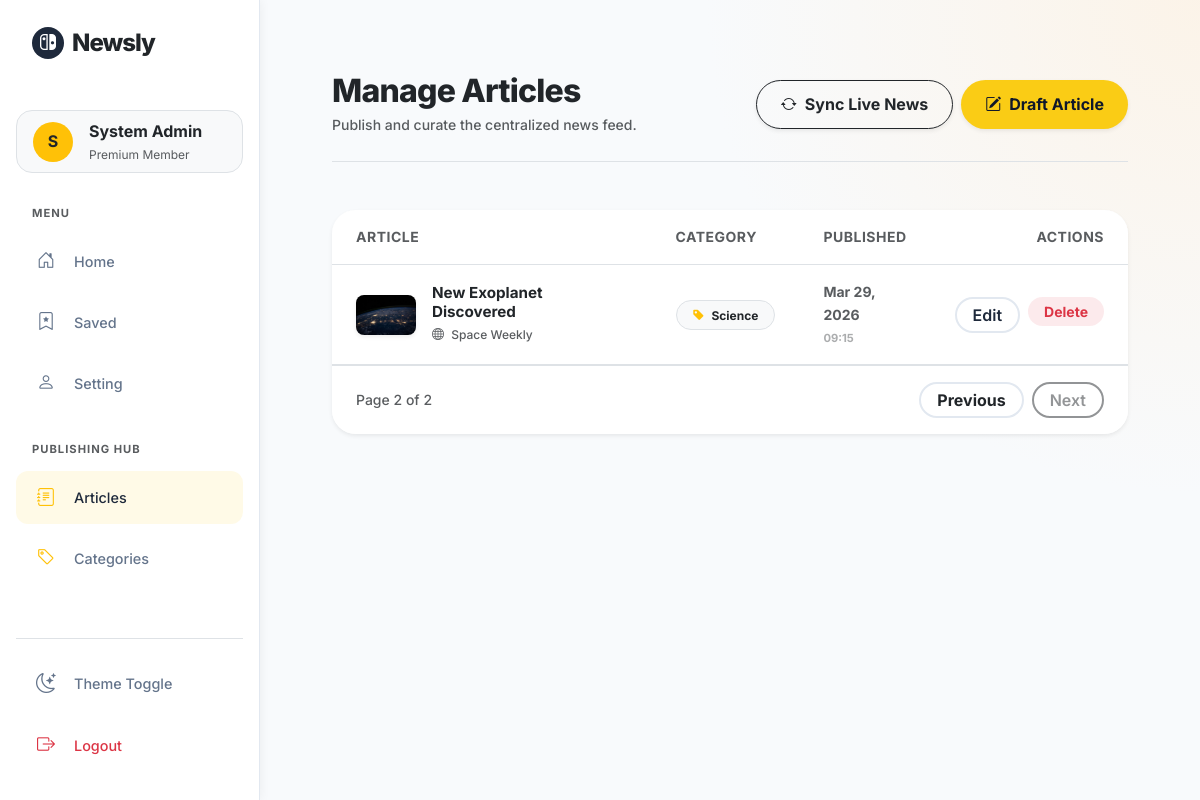
Screenshot of /admin/articles?page=2 (signed in) with the database file from the repository.
### tables this page shows
CREATE TABLE IF NOT EXISTS articles (
    id INT AUTO_INCREMENT PRIMARY KEY,
    title VARCHAR(255) NOT NULL,
    content TEXT NOT NULL,
    image_url VARCHAR(255) NULL,
    source_name VARCHAR(100) NULL,
    source_url VARCHAR(255) NULL,
    published_at DATETIME NOT NULL,
    category_id INT NOT NULL,
    created_at TIMESTAMP DEFAULT CURRENT_TIMESTAMP,
    FOREIGN KEY (category_id) REFERENCES categories(id) ON DELETE CASCADE,
    INDEX idx_articles_category (category_id),
    INDEX idx_articles_published (published_at)
);

CREATE TABLE IF NOT EXISTS categories (
    id INT AUTO_INCREMENT PRIMARY KEY,
    name VARCHAR(100) NOT NULL,
    slug VARCHAR(100) NOT NULL UNIQUE,
    created_at TIMESTAMP DEFAULT CURRENT_TIMESTAMP
);

### controllers/AdminArticleController.php (called while the page is built, shortened)
<?php
class AdminArticleController extends Controller {
    private $articleModel;
    public function __construct() {
        $this->articleModel = new Article();
    }
    public function index() {
        $page = isset($_GET['page']) ? (int)$_GET['page'] : 1;
        $limit = 20;
        $offset = ($page - 1) * $limit;
        $articles = $this->articleModel->getPaginated($limit, $offset);
        $totalArticles = $this->articleModel->countTotal();
        $totalPages = ceil($totalArticles / $limit);
        $success = $_SESSION['admin_success'] ?? '';
        $error = $_SESSION['admin_error'] ?? '';
        $this->render('admin/articles/index', [
            'articles' => $articles,
            'currentPage' => $page,
            'totalPages' => $totalPages,
            'success' => $success,
            'error' => $error
        ]);
    }
}

### index.php (called while the page is built, shortened)
<?php
$router = new Router();
$router->get('/', 'HomeController', 'index');
$router->any('/auth/login', 'AuthController', 'login');
$router->any('/auth/register', 'AuthController', 'register');
$router->get('/auth/logout', 'AuthController', 'logout');
$router->any('/auth/forgot', 'AuthController', 'forgot');
$router->any('/auth/reset/{token}', 'AuthController', 'reset');
$router->get('/auth/verify/{token}', 'AuthController', 'verify');
$router->get('/dashboard', 'DashboardController', 'index');
$router->get('/dashboard/index/{slug}', 'DashboardController', 'index');
$router->get('/article/show/{id}', 'ArticleController', 'show');
$router->get('/bookmark', 'BookmarkController', 'index');
$router->get('/bookmark/index', 'BookmarkController', 'index');
$router->post('/bookmark/toggle', 'BookmarkController', 'toggle');
$router->any('/profile', 'ProfileController', 'index');
$router->get('/admin/articles', 'AdminArticleController', 'index');
$router->any('/admin/articles/create', 'AdminArticleController', 'create');
$router->any('/admin/articles/edit/{id}', 'AdminArticleController', 'edit');
$router->any('/admin/articles/sync', 'AdminSyncController', 'sync');
$router->post('/admin/articles/delete/{id}', 'AdminArticleController', 'delete');
$router->get('/admin/categories', 'AdminCategoryController', 'index');
$router->any('/admin/categories/create', 'AdminCategoryController', 'create');
$router->any('/admin/categories/edit/{id}', 'AdminCategoryController', 'edit');
$router->post('/admin/categories/delete/{id}', 'AdminCategoryController', 'delete');
$router->dispatch($_SERVER['REQUEST_URI'], $_SERVER['REQUEST_METHOD']);

### config/database.php (called while the page is built)
<?php
return [
    'host' => 'localhost',
    'dbname' => 'newsly',
    'username' => 'newsly_user',
    'password' => '12345678',
    'charset' => 'utf8mb4'
];

### core/Database.php (called while the page is built)
<?php
class Database {
    private static $instance = null;
    private $connection;
    private function __construct() {
        $config = require __DIR__ . '/../config/database.php';
        $dsn = "mysql:host={$config['host']};dbname={$config['dbname']};charset={$config['charset']}";
        $options = [
            PDO::ATTR_ERRMODE => PDO::ERRMODE_EXCEPTION,
            PDO::ATTR_DEFAULT_FETCH_MODE => PDO::FETCH_ASSOC,
            PDO::ATTR_EMULATE_PREPARES => false,
        ];
        try {
            $this->connection = new PDO($dsn, $config['username'], $config['password'], $options);
        } catch (PDOException $e) {
            die("Database Connection Error: " . $e->getMessage());
        }
    }
    public static function getInstance() {
        if (self::$instance == null) {
            self::$instance = new Database();
        }
        return self::$instance;
    }
    public function getConnection() {
        return $this->connection;
    }
}

### models/Article.php (called while the page is built, shortened)
<?php
class Article {
    private $db;
    public function __construct() {
        $this->db = Database::getInstance()->getConnection();
    }
    public function getPaginated($limit, $offset, $categoryId = null) {
        $query = "SELECT a.*, c.name as category_name, c.slug as category_slug
                  FROM articles a
                  LEFT JOIN categories c ON a.category_id = c.id";
        $query .= " ORDER BY a.published_at DESC LIMIT :limit OFFSET :offset";
        $stmt = $this->db->prepare($query);
        $stmt->bindParam(':limit', $limit, PDO::PARAM_INT);
        $stmt->bindParam(':offset', $offset, PDO::PARAM_INT);
        $stmt->execute();
        return $stmt->fetchAll();
    }
    public function countTotal($categoryId = null) {
        $query = "SELECT COUNT(id) FROM articles";
        $stmt = $this->db->prepare($query);
        $stmt->execute();
        return $stmt->fetchColumn();
    }
}

### views/admin/articles/index.php (the view, shortened to what this page needs)
<div class="px-4 px-lg-5 py-5">
    <div class="d-flex justify-content-between align-items-center mb-5 border-bottom pb-4">
        <div>
            <h2 class="fw-extrabold text-dark tracking-tight mb-1" style="font-size: 2rem;">Manage Articles</h2>
            <p class="text-muted fw-medium small mb-0">Publish and curate the centralized news feed.</p>
        </div>
        <div class="d-flex gap-2">
            <a href="<?= BASE_URL ?>admin/articles/sync" class="btn btn-outline-dark px-4 fw-bold shadow-sm d-flex align-items-center gap-2 rounded-pill">
                <i class="bi bi-arrow-repeat"></i> Sync Live News
            </a>
            <a href="<?= BASE_URL ?>admin/articles/create" class="btn btn-primary-custom px-4 fw-bold shadow-sm d-flex align-items-center gap-2">
                <i class="bi bi-pencil-square"></i> Draft Article
            </a>
        </div>
    </div>
    <div class="card bg-white border-0 shadow-sm rounded-5 overflow-hidden">
        <div class="table-responsive">
            <table class="table table-hover mb-0 align-middle">
                <thead class="bg-light">
                    <tr>
                        <th class="py-3 px-4 text-muted small text-uppercase fw-bold" style="letter-spacing: 0.5px; width: 45%;">Article</th>
                        <th class="py-3 px-4 text-muted small text-uppercase fw-bold" style="letter-spacing: 0.5px;">Category</th>
                        <th class="py-3 px-4 text-muted small text-uppercase fw-bold" style="letter-spacing: 0.5px;">Published</th>
                        <th class="py-3 px-4 text-muted small text-uppercase fw-bold text-end" style="letter-spacing: 0.5px;">Actions</th>
                    </tr>
                </thead>
                <tbody>
                    <?php if(empty($articles)): ?>
                    <tr>
                        <td colspan="4" class="text-center py-5 text-muted">No published articles yet.</td>
                    </tr>
                    <?php else: foreach($articles as $article): ?>
                    <tr>
                        <td class="py-3 px-4">
                            <div class="d-flex align-items-center gap-3">
                                <?php if($article['image_url']): ?>
                                    <img src="<?= htmlspecialchars($article['image_url']) ?>" class="rounded-3 object-fit-cover shadow-sm" width="60" height="45">
                                <?php else: ?>
                                    <div class="bg-secondary bg-opacity-10 rounded-3 d-flex align-items-center justify-content-center" style="width: 60px; height: 45px;"><i class="bi bi-image text-muted"></i></div>
                                <?php endif; ?>
                                <div>
                                    <a href="<?= BASE_URL ?>article/show/<?= $article['id'] ?>" class="fw-bold text-dark text-decoration-none lh-sm d-block text-hover-primary" style="font-size: 0.95rem;">
                                        <?= htmlspecialchars(substr($article['title'], 0, 60)) ?><?= strlen($article['title']) > 60 ? '...' : '' ?>
                                    </a>
                                    <span class="text-muted small fw-medium" style="font-size: 0.75rem;"><i class="bi bi-globe me-1"></i> <?= htmlspecialchars($article['source_name'] ?: 'Editorial') ?></span>
                                </div>
                            </div>
                        </td>
                        <td class="py-3 px-4"><span class="badge bg-light text-dark border rounded-pill px-3 py-2"><i class="bi bi-tag-fill text-warning me-1"></i> <?= htmlspecialchars($article['category_name']) ?></span></td>
                        <td class="py-3 px-4 text-muted fw-bold small">
                            <?= date('M j, Y', strtotime($article['published_at'])) ?><br>
                            <span class="opacity-50" style="font-size: 0.7rem;"><?= date('H:i', strtotime($article['published_at'])) ?></span>
                        </td>
                        <td class="py-3 px-4 text-end">
                            <div class="d-flex justify-content-end gap-2">
                                <a href="<?= BASE_URL ?>admin/articles/edit/<?= $article['id'] ?>" class="btn btn-sm btn-outline-pill py-1 px-3">Edit</a>
                                <form action="<?= BASE_URL ?>admin/articles/delete/<?= $article['id'] ?>" method="POST" class="m-0" onsubmit="return confirm('Delete this article forever?');">
                                    <button type="submit" class="btn btn-sm btn-outline-danger rounded-pill py-1 px-3 border-0 fw-bold bg-danger bg-opacity-10">Delete</button>
                                </form>
                            </div>
                        </td>
                    </tr>
                    <?php endforeach; endif; ?>
                </tbody>
            </table>
        </div>
        <?php if ($totalPages > 1): ?>
        <div class="card-footer bg-white border-top py-3 px-4 d-flex justify-content-between align-items-center">
            <span class="text-muted small fw-medium">Page <?= $currentPage ?> of <?= $totalPages ?></span>
            <div class="d-flex gap-2">
                <a href="<?= BASE_URL ?>admin/articles?page=<?= max(1, $currentPage - 1) ?>" class="btn btn-sm btn-outline-pill py-1 px-3 <?= $currentPage <= 1 ? 'disabled text-muted' : 'text-dark fw-bold' ?>">Previous</a>
                <a href="<?= BASE_URL ?>admin/articles?page=<?= min($totalPages, $currentPage + 1) ?>" class="btn btn-sm btn-outline-pill py-1 px-3 <?= $currentPage >= $totalPages ? 'disabled text-muted' : 'text-dark fw-bold' ?>">Next</a>
            </div>
        </div>
        <?php endif; ?>
    </div>
</div>

### core/Router.php (shortened to what this page needs)
<?php
class Router {
    private $routes = [];
    private function add($method, $path, $controller, $action) {
        $routeRegex = preg_replace('/\{([a-zA-Z0-9_]+)\}/', '([^/]+)', $path);
        $routeRegex = '#^' . $routeRegex . '$#';
        $this->routes[] = [
            'method' => $method,
            'path' => $path,
            'regex' => $routeRegex,
            'controller' => $controller,
            'action' => $action
        ];
    }
    public function dispatch($uri, $requestMethod) {
        $parsedUrl = parse_url($uri);
        $path = $parsedUrl['path'] ?? '/';
        foreach ($this->routes as $route) {
            if ($route['method'] === 'ANY' || $route['method'] === $requestMethod) {
                if (preg_match($route['regex'], $path, $matches)) {
                    array_shift($matches);
                    $controllerName = $route['controller'];
                    $actionName = $route['action'];
                    if (file_exists('controllers/' . $controllerName . '.php')) {
                        $controller = new $controllerName();
                        if (method_exists($controller, $actionName)) {
                            call_user_func_array([$controller, $actionName], $matches);
                            return;
                        }
                    }
                }
            }
        }
    }
}

### public/style.css (style rules this page uses)
:root { --primary-color: #facc15; --primary-hover: #eab308; --primary-light: #fef3c7; --dark-color: #1e293b; --dark-hover: #0f172a; --light-bg: #f8fafc; --card-bg: #ffffff; --input-bg: #f3f4f6; --accent-color: #eab308; --text-muted: #64748b; --border-color: #e2e8f0; --success-color: #10b981; --danger-color: #ef4444; --text-primary: #1e293b; --sidebar-width: 260px; --topbar-height: 60px; --bottombar-height: 70px; }
body { -webkit-font-smoothing: antialiased; -moz-osx-font-smoothing: grayscale; background-color: var(--light-bg) !important; min-height: 100vh; font-family: 'Inter', system-ui, -apple-system, 'Segoe UI', sans-serif !important; color: var(--text-primary); line-height: 1.6; transition: background-color 0.3s ease, color 0.3s ease; }
.font-inter { font-family: 'Inter', sans-serif !important; }
h1, h2, h3, h4, h5, h6 { color: var(--text-primary); letter-spacing: -0.02em; font-weight: 700; }
h2 { font-size: clamp(1.2rem, 3vw, 2.25rem); }
.btn-primary-custom { background-color: var(--primary-color); border: none; color: var(--dark-hover); font-weight: 600; padding: clamp(0.5rem, 2vw, 0.8rem) clamp(1rem, 3vw, 1.8rem); border-radius: 9999px; box-shadow: 0 4px 14px rgba(250, 204, 21, 0.4); transition: all 0.3s cubic-bezier(0.4, 0, 0.2, 1); font-size: clamp(0.875rem, 2vw, 1rem); }
.btn-outline-pill { border: 2px solid var(--border-color); color: var(--text-primary); border-radius: 9999px; padding: clamp(0.5rem, 2vw, 0.8rem) clamp(1rem, 3vw, 1.8rem); font-weight: 600; background: transparent; transition: all 0.3s; font-size: clamp(0.875rem, 2vw, 1rem); }
.rounded-5 { border-radius: 1.5rem !important; }
.fw-extrabold { font-weight: 800; }
.tracking-tight { letter-spacing: -0.025em; }
.table-responsive { overflow-x: auto; -webkit-overflow-scrolling: touch; }
img { max-width: 100%; height: auto; }
.btn-primary-custom, .btn-dark-custom, .btn-outline-pill { transition: all 0.2s ease; }
img { max-width: 100%; height: auto; display: block; }

### rows the page displays
articles: image_url (picture), title "New Exoplanet Discovered", source_name "Space Weekly", category.name "Science", published_at "Mar 29, 2026", published_at "09:15"

### other values shown
$totalPages "2"
